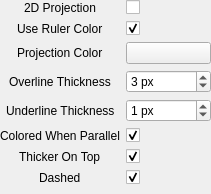
<?xml version="1.0" encoding="UTF-8"?>
<ui version="4.0">
 <class>qDMMLAnnotationRulerProjectionPropertyWidget</class>
 <widget class="QWidget" name="qDMMLAnnotationRulerProjectionPropertyWidget">
  <property name="geometry">
   <rect>
    <x>0</x>
    <y>0</y>
    <width>211</width>
    <height>194</height>
   </rect>
  </property>
  <property name="sizePolicy">
   <sizepolicy hsizetype="Preferred" vsizetype="Maximum">
    <horstretch>0</horstretch>
    <verstretch>0</verstretch>
   </sizepolicy>
  </property>
  <property name="windowTitle">
   <string>qDMMLAnnotationRulerProjectionPropertyWidget</string>
  </property>
  <layout class="QFormLayout" name="formLayout_2">
   <property name="labelAlignment">
    <set>Qt::AlignCenter</set>
   </property>
   <property name="formAlignment">
    <set>Qt::AlignLeading|Qt::AlignLeft|Qt::AlignTop</set>
   </property>
   <property name="margin">
    <number>0</number>
   </property>
   <item row="0" column="0">
    <widget class="QLabel" name="Line2DProjectionLabel">
     <property name="toolTip">
      <string>Turn on/off visualization of projected line on 2D viewers</string>
     </property>
     <property name="text">
      <string>2D Projection</string>
     </property>
     <property name="alignment">
      <set>Qt::AlignLeading|Qt::AlignLeft|Qt::AlignVCenter</set>
     </property>
    </widget>
   </item>
   <item row="0" column="1">
    <widget class="ctkCheckBox" name="Line2DProjectionCheckBox">
     <property name="toolTip">
      <string>Turn on/off visualization of projected line on 2D viewers</string>
     </property>
     <property name="indicatorIcon">
      <iconset resource="../../../../../../Base/QTGUI/Resources/qCjyxBaseQTGUI.qrc">
       <normaloff>:/Icons/Small/CjyxVisible.png</normaloff>
       <normalon>:/Icons/Small/CjyxInvisible.png</normalon>:/Icons/Small/CjyxVisible.png</iconset>
     </property>
     <property name="indicatorIconSize">
      <size>
       <width>23</width>
       <height>23</height>
      </size>
     </property>
    </widget>
   </item>
   <item row="2" column="0">
    <widget class="QLabel" name="LineProjectionColorLabel">
     <property name="toolTip">
      <string>Color of the projected line on 2D viewers</string>
     </property>
     <property name="text">
      <string>Projection Color</string>
     </property>
    </widget>
   </item>
   <item row="2" column="1">
    <widget class="ctkColorPickerButton" name="LineProjectionColorPickerButton">
     <property name="minimumSize">
      <size>
       <width>0</width>
       <height>0</height>
      </size>
     </property>
     <property name="maximumSize">
      <size>
       <width>16777215</width>
       <height>16777215</height>
      </size>
     </property>
     <property name="toolTip">
      <string>Color of the projected line on 2D viewers</string>
     </property>
     <property name="color">
      <color>
       <red>255</red>
       <green>255</green>
       <blue>255</blue>
      </color>
     </property>
     <property name="displayColorName">
      <bool>false</bool>
     </property>
     <property name="dialogOptions">
      <set>ctkColorPickerButton::UseCTKColorDialog</set>
     </property>
    </widget>
   </item>
   <item row="3" column="0">
    <widget class="QLabel" name="LineOverlineThicknessLabel">
     <property name="toolTip">
      <string>Thickness of the part of the line on top of the slice plane</string>
     </property>
     <property name="text">
      <string>Overline Thickness</string>
     </property>
    </widget>
   </item>
   <item row="3" column="1">
    <widget class="QSpinBox" name="LineOverlineThicknessSpinBox">
     <property name="toolTip">
      <string>Thickness of the part of the line on top of the slice plane</string>
     </property>
     <property name="suffix">
      <string> px</string>
     </property>
     <property name="maximum">
      <number>10</number>
     </property>
     <property name="value">
      <number>3</number>
     </property>
    </widget>
   </item>
   <item row="4" column="0">
    <widget class="QLabel" name="LineUnderlineThicknessLabel">
     <property name="toolTip">
      <string>Thickness of the part of the line under the slice plane</string>
     </property>
     <property name="text">
      <string>Underline Thickness</string>
     </property>
    </widget>
   </item>
   <item row="4" column="1">
    <widget class="QSpinBox" name="LineUnderlineThicknessSpinBox">
     <property name="toolTip">
      <string>Thickness of the part of the line under the slice plane</string>
     </property>
     <property name="suffix">
      <string> px</string>
     </property>
     <property name="maximum">
      <number>10</number>
     </property>
     <property name="value">
      <number>1</number>
     </property>
    </widget>
   </item>
   <item row="5" column="0">
    <widget class="QLabel" name="LineColoredWhenParallelLabel">
     <property name="toolTip">
      <string>Color projected line, with slice plane color, when parallel to it</string>
     </property>
     <property name="text">
      <string>Colored When Parallel</string>
     </property>
    </widget>
   </item>
   <item row="5" column="1">
    <widget class="QCheckBox" name="LineColoredWhenParallelCheckBox">
     <property name="toolTip">
      <string>Color projected line, with slice plane color, when parallel to it</string>
     </property>
     <property name="text">
      <string/>
     </property>
     <property name="checked">
      <bool>true</bool>
     </property>
    </widget>
   </item>
   <item row="6" column="0">
    <widget class="QLabel" name="LineThickerOnTopLabel">
     <property name="toolTip">
      <string>Display the projected part of the ruler on the top of the slice plane thicker than the part under</string>
     </property>
     <property name="text">
      <string>Thicker On Top</string>
     </property>
    </widget>
   </item>
   <item row="6" column="1">
    <widget class="QCheckBox" name="LineThickerOnTopCheckBox">
     <property name="toolTip">
      <string>Display the projected part of the ruler on the top of the slice plane thicker than the part under</string>
     </property>
     <property name="text">
      <string/>
     </property>
     <property name="checked">
      <bool>true</bool>
     </property>
    </widget>
   </item>
   <item row="7" column="0">
    <widget class="QLabel" name="LineDashedLabel">
     <property name="toolTip">
      <string>Display the line dashed when not parallel to the slice plane</string>
     </property>
     <property name="text">
      <string>Dashed</string>
     </property>
    </widget>
   </item>
   <item row="7" column="1">
    <widget class="QCheckBox" name="LineDashedCheckBox">
     <property name="toolTip">
      <string>Display the line dashed when not parallel to the slice plane</string>
     </property>
     <property name="text">
      <string/>
     </property>
     <property name="checked">
      <bool>true</bool>
     </property>
    </widget>
   </item>
   <item row="1" column="0">
    <widget class="QLabel" name="LineUseRulerColorLabel">
     <property name="text">
      <string>Use Ruler Color</string>
     </property>
    </widget>
   </item>
   <item row="1" column="1">
    <widget class="QCheckBox" name="LineUseRulerColorCheckBox">
     <property name="text">
      <string/>
     </property>
     <property name="checked">
      <bool>true</bool>
     </property>
    </widget>
   </item>
  </layout>
 </widget>
 <customwidgets>
  <customwidget>
   <class>ctkCheckBox</class>
   <extends>QCheckBox</extends>
   <header>ctkCheckBox.h</header>
  </customwidget>
  <customwidget>
   <class>ctkColorPickerButton</class>
   <extends>QPushButton</extends>
   <header>ctkColorPickerButton.h</header>
  </customwidget>
 </customwidgets>
 <resources>
  <include location="../../../../../../Base/QTGUI/Resources/qCjyxBaseQTGUI.qrc"/>
 </resources>
 <connections/>
</ui>
